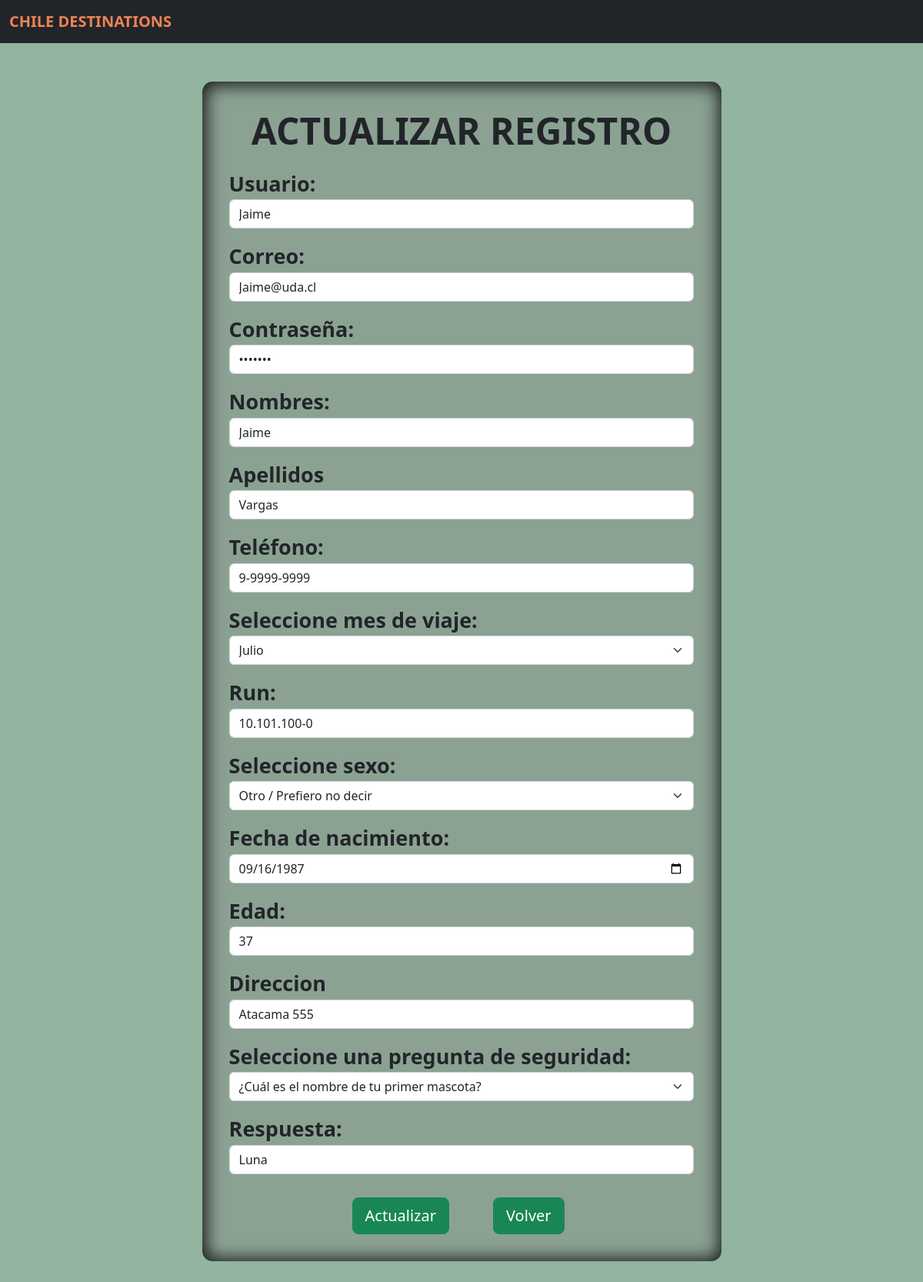
The app's page /actualizar.php?id=92 with its own data.
### tables this page shows
CREATE TABLE `registro` (
  `id` int(5) NOT NULL,
  `usuario` varchar(15) NOT NULL,
  `email` varchar(50) NOT NULL,
  `pass` varchar(30) NOT NULL,
  `nombres` varchar(30) NOT NULL,
  `apellidos` varchar(30) NOT NULL,
  `telefono` varchar(11) NOT NULL,
  `mes` varchar(10) NOT NULL,
  `run` varchar(20) NOT NULL,
  `sexo` varchar(30) NOT NULL,
  `fecha_nacimiento` varchar(20) NOT NULL,
  `edad` int(10) NOT NULL,
  `direccion` varchar(30) NOT NULL,
  `pregunta` varchar(100) NOT NULL,
  `respuesta` varchar(100) NOT NULL
);

### actualizar.php (the view, shortened to what this page needs)
<?php
    $con=conectar();
$id=$_GET['id'];
$sql="SELECT * FROM registro WHERE id='$id'";
$query=mysqli_query($con,$sql);
$row=mysqli_fetch_array($query);
?>
<!DOCTYPE html>
<html lang="es">
    <head>
        <link href="https://cdn.jsdelivr.net/npm/bootstrap@5.2.2/dist/css/bootstrap.min.css" rel="stylesheet">
        <link rel="stylesheet" href="actualizar.css">
    </head>
    <body>
        <nav class="navbar navbar-expand-lg bg-dark">
            <div class="container-fluid">
                <a class="navbar-brand" style="color: #ef8354; font-weight: bold;" href="#">CHILE DESTINATIONS</a>
            </div>
        </nav>
        <div class="container-fluid" style="padding-top: 50px; padding-bottom: 100px; background-color: #93b49e">
            <div class="row">
                <div class="col">
                    <form class="formulario" autocomplete="off" action="update.php" method="POST">
                        <h3 class="display-5 text-dark text-center" style="font-weight: bold; margin-bottom: 20px">ACTUALIZAR REGISTRO</h3>
                        <div class="form-group">
                            <label style="font-weight: bold;">Usuario:</label>
                            <input type="text" placeholder="Debe contener mínimo 3 caracteres" maxlength="15" Title="Solo puede usar letras, numeros, guiones bajos y medios. No se permiten espacios y debe usar mínimo 3 caracteres, máximo 15 caracteres" pattern="[0-9a-zA-Z-_]{3,15}" id="usuario" name="usuario" class="form-control mb-3" value="<?php echo $row['usuario']  ?>" required>
                        </div>
                        <div class="form-group">
                            <label style="font-weight: bold;">Correo:</label>
                            <input type="email" placeholder="Ingrese un correo electrónico" minlength="6" maxlength="50" id="email" name="email" class="form-control mb-3" value="<?php echo $row['email']  ?>" required>
                        </div>
                        <div class="form-group">
                            <label style="font-weight: bold;">Contraseña:</label>
                            <input type="password" placeholder="Debe comenzar por una letra y tener mínimo 5 caracteres" maxlength="30" Title="Solo puede usar letras, números y espacios. La contraseña debe contener mínimo 5 caracteres, máximo 30 caracteres y comenzar por una letra" pattern="[a-zA-Z]{1}[0-9a-zA-Z ]{4,29}" id="pass" name="pass" class="form-control mb-3" value="<?php echo $row['pass']  ?>" required>
                        </div>
                        <div class="form-group">
                            <label style="font-weight: bold;">Nombres:</label>
                            <input type="text" placeholder="Debe comenzar por mayúscula" maxlength="30" Title="Debe comenzar por mayúscula y solo puede usar letras y espacios" pattern="[A-Z]{1}[a-zA-Z ]{1,29}" id="nombres" name="nombres" class="form-control mb-3" value="<?php echo $row['nombres']  ?>" required>
                        </div>
                        <div class="form-group">
                            <label style="font-weight: bold;">Apellidos</label>
                            <input type="text" placeholder="Debe comenzar por mayúscula" maxlength="30" Title="Debe comenzar por mayúscula y solo puede usar letras y espacios" pattern="[A-Z]{1}[a-zA-Z ]{1,29}" id="apellidos" name="apellidos" class="form-control mb-3" value="<?php echo $row['apellidos']  ?>" required>
                        </div>
                        <div class="form-group">
                            <label style="font-weight: bold;">Teléfono:</label>
                            <input type="tel" placeholder="Ej. 9-1111-1111" pattern="[9]{1}-[0-9]{4}-[0-9]{4}" Title="Ej. 9-1111-1111" id="telefono" name="telefono" class="form-control mb-3" value="<?php echo $row['telefono']  ?>" required>
                        </div>
                        <div class="form-group">
                            <label style="font-weight: bold;">Seleccione mes de viaje:</label>
                            <select class="form-select mb-3" aria-label=".form-select-lg example" id="mes" name="mes" required>
                                <option selected style="background-color: #a3e0a5"><?php echo $row['mes']  ?></option>
                            </select>
                        </div>
                        <div class="form-group">
                            <label style="font-weight: bold;">Run:</label>
                            <input type="text" placeholder="Ej. 12.333.444-0     k se debe reemplazar por '0'" pattern="[0-9]{2}.[0-9]{3}.[0-9]{3}-[0-9]{1}" Title="Ej. 12.333.444-0     k se debe reemplazar por '0'" id="run" name="run" class="form-control mb-3" value="<?php echo $row['run']  ?>" required>
                        </div>
                        <div class="form-group">
                            <label style="font-weight: bold;">Seleccione sexo:</label>
                            <select class="form-select mb-3" aria-label=".form-select-lg example" id="sexo" name="sexo" required>
                                <option selected style="background-color: #a3e0a5"><?php echo $row['sexo']  ?></option>
                            </select>
                        </div>
                        <div class="form-group">
                            <label style="font-weight: bold;">Fecha de nacimiento:</label>
                            <input type="date" class="form-control mb-3" name="fecha_nacimiento" placeholder="Introduce tu fecha de nacimiento" value="<?php echo $row['fecha_nacimiento']  ?>" required>
                        </div>
                        <div class="form-group">
                            <label style="font-weight: bold;">Edad:</label>
                            <input type="number" placeholder="Introduce tu edad" min="18" max="120" id="edad" name="edad" class="form-control mb-3" value="<?php echo $row['edad']  ?>" required>
                        </div>
                        <div class="form-group">
                            <label style="font-weight: bold;">Direccion</label>
                            <input type="text" placeholder="Debe comenzar con mayúscula" Title="Solo puede contener letras, números y espacios. Debe comenzar con mayúscula" pattern="[A-Z]{1}[a-zA-Z0-9 ]{4,29}" id="direccion" name="direccion" class="form-control mb-3" value="<?php echo $row['direccion']  ?>" required>
                        </div>
                        <div class="form-group">
                            <label style="font-weight: bold;">Seleccione una pregunta de seguridad:</label>
                            <select class="form-select mb-3" aria-label=".form-select-lg example" id="pregunta" name="pregunta" required>
                                <option selected style="background-color: #a3e0a5"><?php echo $row['pregunta']  ?></option>
                            </select>
                        </div>
                        <div class="form-group">
                            <label style="font-weight: bold;">Respuesta:</label>
                            <input type="text" placeholder="De una respuesta dificil de adivinar, pero facil de recordar para usted" maxlength="100" id="respuesta" name="respuesta" class="form-control mb-3" value="<?php echo $row['respuesta']  ?>" required>
                        </div>
                        <div class="form-group" style="margin-top: 30px">
                            <input type="submit" class="btn btn-success btn-lg btn-block" value="Actualizar" style="margin-left: 160px">
                            <a href="gestionRegistros.php"><button type="button" class="btn btn-success btn-lg" style="margin-left: 50px">Volver</button></a>
                        </div>
                    </form>
                </div>
            </div>
        </div>
    </body>
</html>

### actualizar.css (style rules this page uses)
.row { padding:0; }
.formulario { font-size: 27px; max-width: 25em; padding: 1.3em; margin: 0 auto; background-color: rgba(120, 119, 123, 0.3); border-radius: 0.5em; box-shadow: inset 1px 1px 22px 4px rgba(0,0,0,0.85); }

### records on screen
registro: usuario "Jaime", email "Jaime@uda.cl", nombres "Jaime", apellidos "Vargas", telefono "9-9999-9999", mes "Julio", run "10.101.100-0", sexo "Otro / Prefiero no decir", fecha_nacimiento "09/16/1987", edad "37", direccion "Atacama 555", pregunta "¿Cuál es el nombre de tu primer mascota?", respuesta "Luna"
